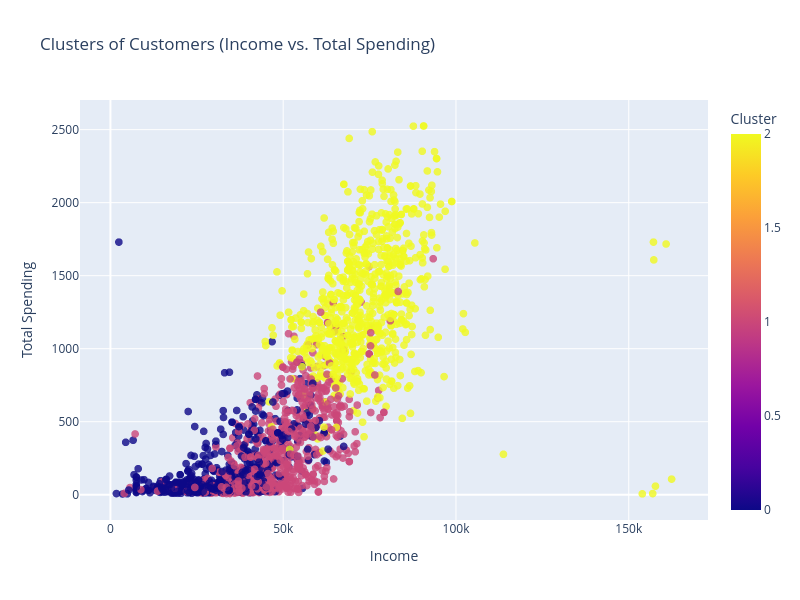

The code cell stored with this chart in its notebook:
### Code cell
# Scatter plot to visualize the clusters based on Income and Total Spend
import plotly.express as px

fig = px.scatter(
    df,
    x='Income',
    y='Total_Spend',
    color='Cluster',
    title='Clusters of Customers (Income vs. Total Spending)',
    labels={
        'Income': 'Income',
        'Total_Spend': 'Total Spending',
        'Cluster': 'Cluster'
    },
    opacity=0.8
)

fig.update_traces(marker=dict(size=8))
fig.update_layout(
    width=800,
    height=600,
    legend_title_text='Clusters'
)

fig.show()

### Figure 1 — Plotly figure (JSON) as saved in the notebook; plotly's stock layout.template omitted (floating-point values rounded to 4 significant figures; data arrays with more than 128 entries replaced by an {"elided": "..."} marker saying what was removed)
{"data": [{"hovertemplate": "Income=%{x}<br>Total Spending=%{y}<br>Cluster=%{marker.color}<extra></extra>", "legendgroup": "", "marker": {"color": {"elided": "2215 int values"}, "coloraxis": "coloraxis", "opacity": 0.8, "size": 8, "symbol": "circle"}, "mode": "markers", "name": "", "showlegend": false, "type": "scattergl", "x": {"elided": "2215 int values"}, "xaxis": "x", "y": {"elided": "2215 int values"}, "yaxis": "y"}], "layout": {"coloraxis": {"colorbar": {"title": {"text": "Cluster"}}, "colorscale": [[0, "#0d0887"], [0.1111, "#46039f"], [0.2222, "#7201a8"], [0.3333, "#9c179e"], [0.4444, "#bd3786"], [0.5556, "#d8576b"], [0.6667, "#ed7953"], [0.7778, "#fb9f3a"], [0.8889, "#fdca26"], [1, "#f0f921"]]}, "height": 600, "legend": {"title": {"text": "Clusters"}, "tracegroupgap": 0}, "title": {"text": "Clusters of Customers (Income vs. Total Spending)"}, "width": 800, "xaxis": {"anchor": "y", "domain": [0, 1], "title": {"text": "Income"}}, "yaxis": {"anchor": "x", "domain": [0, 1], "title": {"text": "Total Spending"}}}}
